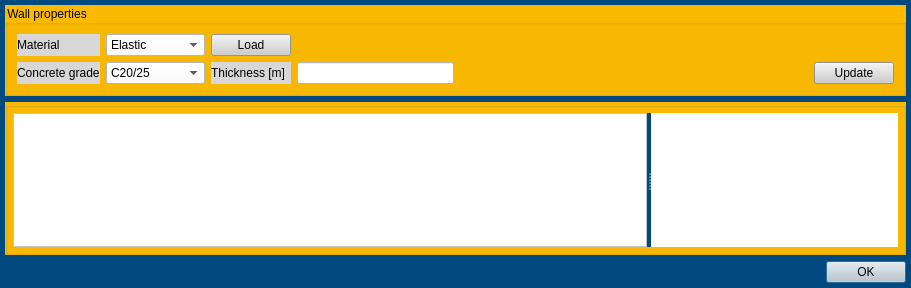
<?xml version="1.0" encoding="UTF-8"?>
<ui version="4.0">
 <class>Dialog</class>
 <widget class="QDialog" name="Dialog">
  <property name="geometry">
   <rect>
    <x>0</x>
    <y>0</y>
    <width>911</width>
    <height>288</height>
   </rect>
  </property>
  <property name="windowTitle">
   <string>Dialog</string>
  </property>
  <property name="styleSheet">
   <string notr="true">QWidget{background-color: rgb(0, 74, 127);}

QTableWidget{background-color: rgb(255, 255, 255);}

QCheckBox{background-color: rgb(255, 255, 255);}

QWidget#widget{background-color: rgb(255, 255, 255);}

QGroupBox{background-color: rgb(251, 185, 0);}

QPushButton{background-color: rgb(205, 205, 205);}

QLineEdit{background-color:rgb(255, 255, 255);}

QLabel{background-color:rgb(215, 215, 215);}</string>
  </property>
  <layout class="QVBoxLayout" name="verticalLayout">
   <property name="leftMargin">
    <number>5</number>
   </property>
   <property name="topMargin">
    <number>5</number>
   </property>
   <property name="rightMargin">
    <number>5</number>
   </property>
   <property name="bottomMargin">
    <number>5</number>
   </property>
   <item>
    <widget class="QGroupBox" name="groupBox">
     <property name="title">
      <string>Wall properties</string>
     </property>
     <layout class="QGridLayout" name="gridLayout">
      <item row="0" column="1">
       <widget class="QComboBox" name="comboBox">
        <property name="styleSheet">
         <string notr="true">background-color: rgb(255, 255, 255);</string>
        </property>
        <item>
         <property name="text">
          <string>Elastic</string>
         </property>
        </item>
        <item>
         <property name="text">
          <string>Elastoplastic</string>
         </property>
        </item>
       </widget>
      </item>
      <item row="1" column="5">
       <spacer name="horizontalSpacer">
        <property name="orientation">
         <enum>Qt::Horizontal</enum>
        </property>
        <property name="sizeHint" stdset="0">
         <size>
          <width>197</width>
          <height>20</height>
         </size>
        </property>
       </spacer>
      </item>
      <item row="1" column="6">
       <widget class="QPushButton" name="pushButton_2">
        <property name="text">
         <string>Update</string>
        </property>
       </widget>
      </item>
      <item row="1" column="4">
       <spacer name="horizontalSpacer_2">
        <property name="orientation">
         <enum>Qt::Horizontal</enum>
        </property>
        <property name="sizeHint" stdset="0">
         <size>
          <width>40</width>
          <height>20</height>
         </size>
        </property>
       </spacer>
      </item>
      <item row="1" column="1">
       <widget class="QComboBox" name="comboBox_2">
        <property name="styleSheet">
         <string notr="true">background-color: rgb(255, 255, 255);</string>
        </property>
        <property name="currentIndex">
         <number>2</number>
        </property>
        <item>
         <property name="text">
          <string>C12/15</string>
         </property>
        </item>
        <item>
         <property name="text">
          <string>C16/20</string>
         </property>
        </item>
        <item>
         <property name="text">
          <string>C20/25</string>
         </property>
        </item>
        <item>
         <property name="text">
          <string>C25/30</string>
         </property>
        </item>
        <item>
         <property name="text">
          <string>C30/37</string>
         </property>
        </item>
        <item>
         <property name="text">
          <string>C35/45</string>
         </property>
        </item>
        <item>
         <property name="text">
          <string>C40/50</string>
         </property>
        </item>
        <item>
         <property name="text">
          <string>C45/55</string>
         </property>
        </item>
        <item>
         <property name="text">
          <string>C50/60</string>
         </property>
        </item>
        <item>
         <property name="text">
          <string>C55/67</string>
         </property>
        </item>
        <item>
         <property name="text">
          <string>C60/75</string>
         </property>
        </item>
        <item>
         <property name="text">
          <string>C70/85</string>
         </property>
        </item>
        <item>
         <property name="text">
          <string>C80/95</string>
         </property>
        </item>
        <item>
         <property name="text">
          <string>C90/105</string>
         </property>
        </item>
        <item>
         <property name="text">
          <string>C100/115</string>
         </property>
        </item>
       </widget>
      </item>
      <item row="1" column="0">
       <widget class="QLabel" name="label_2">
        <property name="text">
         <string>Concrete grade</string>
        </property>
       </widget>
      </item>
      <item row="0" column="0">
       <widget class="QLabel" name="label">
        <property name="text">
         <string>Material</string>
        </property>
       </widget>
      </item>
      <item row="0" column="2">
       <widget class="QPushButton" name="pushButton">
        <property name="text">
         <string>Load</string>
        </property>
       </widget>
      </item>
      <item row="1" column="2">
       <widget class="QLabel" name="label_4">
        <property name="text">
         <string>Thickness [m]</string>
        </property>
       </widget>
      </item>
      <item row="1" column="3">
       <widget class="QLineEdit" name="lineEdit_2">
        <property name="text">
         <string/>
        </property>
       </widget>
      </item>
     </layout>
    </widget>
   </item>
   <item>
    <widget class="QGroupBox" name="groupBox_2">
     <property name="sizePolicy">
      <sizepolicy hsizetype="Expanding" vsizetype="Expanding">
       <horstretch>0</horstretch>
       <verstretch>0</verstretch>
      </sizepolicy>
     </property>
     <property name="title">
      <string/>
     </property>
     <layout class="QHBoxLayout" name="horizontalLayout_3">
      <property name="leftMargin">
       <number>5</number>
      </property>
      <property name="topMargin">
       <number>5</number>
      </property>
      <property name="rightMargin">
       <number>5</number>
      </property>
      <property name="bottomMargin">
       <number>5</number>
      </property>
      <item>
       <widget class="QSplitter" name="splitter">
        <property name="orientation">
         <enum>Qt::Horizontal</enum>
        </property>
        <widget class="QTableWidget" name="tableWidget"/>
        <widget class="QWidget" name="widget" native="true"/>
       </widget>
      </item>
     </layout>
    </widget>
   </item>
   <item>
    <widget class="QDialogButtonBox" name="buttonBox">
     <property name="styleSheet">
      <string notr="true"/>
     </property>
     <property name="orientation">
      <enum>Qt::Horizontal</enum>
     </property>
     <property name="standardButtons">
      <set>QDialogButtonBox::Ok</set>
     </property>
    </widget>
   </item>
  </layout>
 </widget>
 <resources/>
 <connections/>
</ui>
